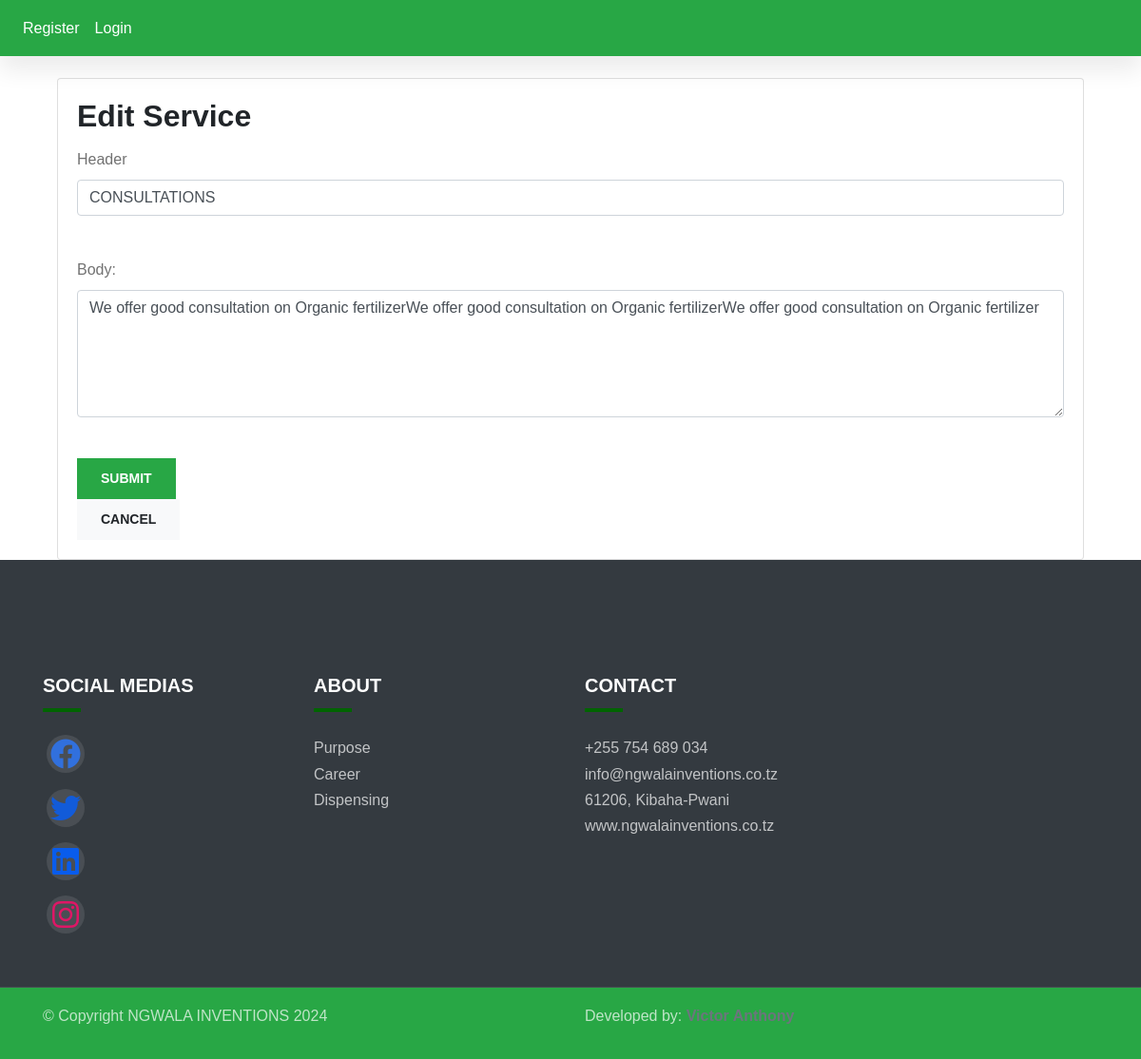
/serviceedit/2/, run on the app's committed database.
### db/models.py (models this page shows, shortened)
class Service(models.Model):
    header = models.CharField(max_length=50)
    body = models.CharField(max_length=500)

### db/views.py (the view)
# urls.py: path('serviceedit/<str:pk>/', views.serviceedit,name='serviceedit'),
def serviceedit(request,pk):
    s = Service.objects.get(pk=pk)
    form = ServiceForm(instance=s)
    if request.method=='POST':
        form = ServiceForm(request.POST,request.FILES,instance=s)
        if form.is_valid():
            form.save()
            return redirect('index')
    context = {
            'form':form,
            's':s
         }
    return render(request,'serviceedit.html',context)

### db/forms.py
class ServiceForm(forms.ModelForm):
    class Meta:
        model = Service
        fields = ['header','body']

### db/context_processors.py (called while the page is built)
def user_profile(request):
    if request.user.is_authenticated:
        try:
            user_profile = UserProfile.objects.get(user=request.user)
        except UserProfile.DoesNotExist:
            user_profile = None
    else:
        user_profile = None
    return {'user_profile': user_profile}

### db/templates/serviceedit.html (shortened to what this page needs)
{% extends 'base.html' %}
{% load static %}
{% block content %}
    <div class="container">
        <br>
      <div class="col-12 grid-margin stretch-card">
          <div class="card">
              <div class="card-body">
                  <h2 class="card-title">Edit Service</h2>
                  <form class="forms-sample" method='POST' enctype="multipart/form-data">
                    <div class="form-group">
                      <label for="name">Header</label>
                      <input type="text" class="form-control" name="header" value="{{s.header}}">
                    </div>
                    <br>
                      <div class="form-group">
                        <label for="gender">Body:</label>
                        <textarea class="form-control" name="body" rows="5">{{s.body}}</textarea>
                      </div>
                    <br>
                    <button type="submit" class="btn btn-success mr-2">Submit</button>
                  </form>
                  <button class="btn btn-light" onclick="goBack()">Cancel</button>
              </div>
          </div>
      </div>
      </div>
{% endblock %}

### static/css/index.css (style rules this page uses)
:root { --c-dark: #212529; --c-brand: darkgreen; --c-brand-light: #4e8b57; --c-brand-rgb: 46, 139, 87; --c-body: #727272; --font-base: "ClashDisplay", sans-serif; --box-shadow: 0px 15px 25px rgba(0,0,0,0.08); --transition: all 0.5s ease; }
body { font-family: var(--font-base); line-height: 1.7; color: var(--c-body); }
h1, h2, h3,h4, h5, h6, .h1, .h2, .h3, .h4, .h5, .h6 { font-weight: 600; color: var(--c-dark); }
.btn { font-weight: 600; font-size: 14px; text-transform: uppercase; border-radius: 0; padding: 10px 24px; }

### data on the page
Service: header "CONSULTATIONS", body "We offer good consultation on Organic fertilizerWe offer good consultation on Organic fertilizerWe offer good consultation on Organic fertilizer"
